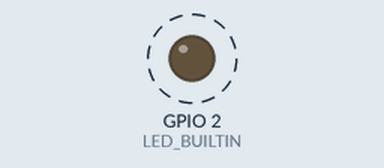
Recording of a sketch running on a simulated ESP8266 (NodeMCU). Parts: output pins drawn as LEDs (lit = HIGH, except the on-board LED, lit = LOW). Dashed ring = blinking. WiFi joins after 1.5 s; servers stay silent unless stated; not simulated (calls return 0 or success): Private_SSID_Pass.h; what the sketch prints to the serial monitor is not drawn.

Above: at 3.15 s.
Timing chart, 0 to 6.0 s (numbered marks = the images above):
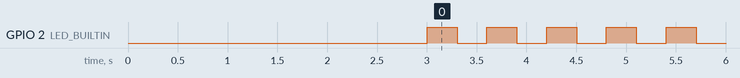

Measured:
- by itself, GPIO 2 (LED_BUILTIN): alternates HIGH for 0.30 s and LOW for 0.30 s

The sketch:

Wifi_Blink.ino
```cpp
//------------------------------------------------------------------------------
// Wifi_Blink.ino
// File to show simply on how to connect to a wifi using SSID and Password.
// Style: Procedural
//------------------------------------------------------------------------------

// Example output:
// Connecting to Wifi SSID
// .......
// WiFi connected!
// 192.168.1.63

//------------------------------------------------------------------------------
// Includes
//------------------------------------------------------------------------------
#include <ESP8266WiFi.h>

#include "Private_SSID_Pass.h" // Add your SSID and PASS here.

//------------------------------------------------------------------------------
// Defines
//------------------------------------------------------------------------------

//------------------------------------------------------------------------------
// Global Variables
//------------------------------------------------------------------------------

//------------------------------------------------------------------------------
// Functions Declaration
//------------------------------------------------------------------------------
void connectWifi();

//------------------------------------------------------------------------------
// Setup and Loop
//------------------------------------------------------------------------------
void setup()
{
    Serial.begin(9600);
    delay(1500);
    connectWifi();
    pinMode(LED_BUILTIN, OUTPUT);
}

void loop()
{
    digitalWrite(LED_BUILTIN, HIGH);
    delay(300);
    digitalWrite(LED_BUILTIN, LOW);
    delay(300);
}

//------------------------------------------------------------------------------
// Functions Definition
//------------------------------------------------------------------------------
void connectWifi()
{
    WiFi.begin(WIFI_SSID, WIFI_PASSWORD);
    Serial.print("Connecting to ");
    Serial.println(WIFI_SSID);

    while (WiFi.status() != WL_CONNECTED)
    {
        delay(500);
        Serial.print(".");
    }

    Serial.println("");
    Serial.println("WiFi connected!");
    Serial.println(WiFi.localIP());
    Serial.println();
}
```
